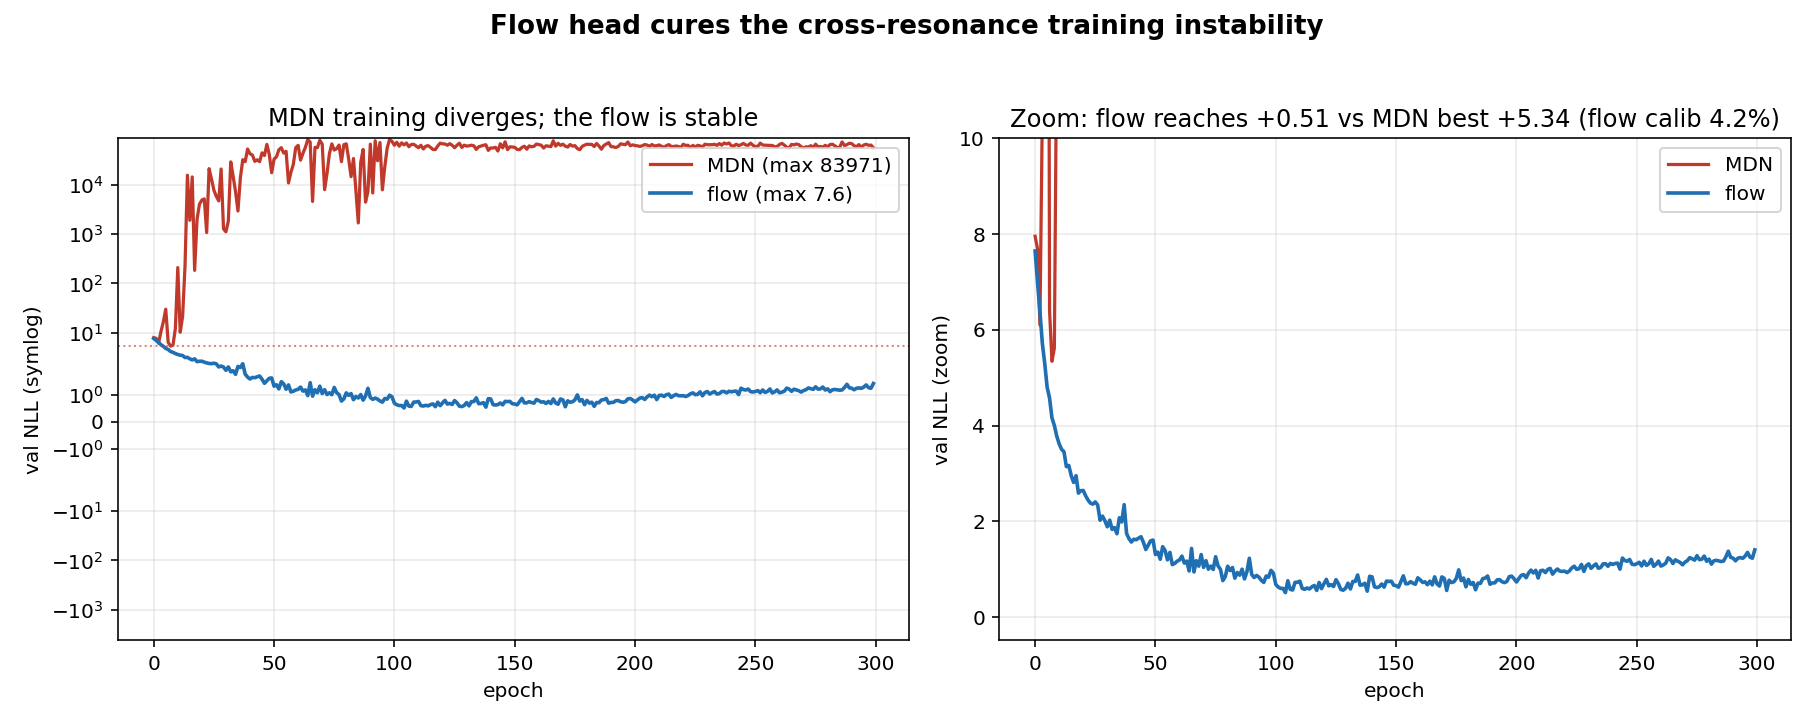

This chart was generated by the following Python code:
"""
Flow head: swap the MDN for a normalizing flow (neural spline flow, zuko) on the cross-resonance
regime where the MDN training is UNSTABLE (val NLL diverges; only early-stopping saves it, see
train_jaxttv_resonance.py). The claim to test: a flow trains STABLY there and reaches comparable
or better informativeness, while staying calibrated. Same data, same conditioning (60-D O-C +
ratio), same standardization, so val NLL is directly comparable.

Writes flow_head.png (MDN vs flow training curves + flow calibration) + json.
"""
import json, numpy as np, torch
import matplotlib; matplotlib.use("Agg")
import matplotlib.pyplot as plt
import zuko
from model import MDN

SEED = 0
NOISE_MIN = 0.5
EPOCHS, BATCH, LR = 300, 256, 1e-3
DEVICE = "cuda" if torch.cuda.is_available() else "cpu"
LEVELS = [0.5, 0.68, 0.9, 0.95]
NAMES = ["m1", "m2", "h1", "k1", "h2", "k2"]

tr = np.load("jaxttv_res_train.npz"); va = np.load("jaxttv_res_val.npz"); te = np.load("jaxttv_res_test.npz")
Xtr = np.concatenate([tr["feats"], tr["ratio"][:, None]], 1); th_tr = tr["theta"]
Xva = np.concatenate([va["feats"], va["ratio"][:, None]], 1); th_va = va["theta"]
Xte = np.concatenate([te["feats"], te["ratio"][:, None]], 1); th_te = te["theta"]
IN = Xtr.shape[1]
NOISE = np.zeros(IN); NOISE[:60] = NOISE_MIN

f_mean, f_std = Xtr.mean(0), Xtr.std(0) + 1e-8
th_mean, th_std = th_tr.mean(0), th_tr.std(0) + 1e-8
rng = np.random.default_rng(SEED + 99)


def prep(X, th):
    x = (X + rng.normal(0, 1, X.shape) * NOISE - f_mean) / f_std
    y = (th - th_mean) / th_std
    return (torch.tensor(x, dtype=torch.float32).to(DEVICE),
            torch.tensor(y, dtype=torch.float32).to(DEVICE))


Xv, Yv = prep(Xva, th_va)


def train_mdn():
    torch.manual_seed(SEED)
    net = MDN(in_dim=IN, theta_dim=6).to(DEVICE)
    opt = torch.optim.Adam(net.parameters(), lr=LR)
    sched = torch.optim.lr_scheduler.StepLR(opt, step_size=100, gamma=0.5)
    curve, best = [], np.inf
    for ep in range(EPOCHS):
        net.train(); Xt, Yt = prep(Xtr, th_tr); perm = torch.randperm(len(Xt)); Xt, Yt = Xt[perm], Yt[perm]
        for i in range(0, len(Xt), BATCH):
            opt.zero_grad(); loss = net.nll(Xt[i:i+BATCH], Yt[i:i+BATCH]); loss.backward()
            torch.nn.utils.clip_grad_norm_(net.parameters(), 5.0); opt.step()
        sched.step(); net.eval()
        with torch.no_grad():
            v = net.nll(Xv, Yv).item()
        curve.append(v); best = min(best, v)
    return np.array(curve), best


def train_flow():
    torch.manual_seed(SEED)
    flow = zuko.flows.NSF(features=6, context=IN, transforms=5, hidden_features=(128, 128)).to(DEVICE)
    opt = torch.optim.Adam(flow.parameters(), lr=LR)
    sched = torch.optim.lr_scheduler.StepLR(opt, step_size=100, gamma=0.5)
    curve, best, best_state = [], np.inf, None
    for ep in range(EPOCHS):
        flow.train(); Xt, Yt = prep(Xtr, th_tr); perm = torch.randperm(len(Xt)); Xt, Yt = Xt[perm], Yt[perm]
        for i in range(0, len(Xt), BATCH):
            opt.zero_grad()
            loss = -flow(Xt[i:i+BATCH]).log_prob(Yt[i:i+BATCH]).mean(); loss.backward()
            torch.nn.utils.clip_grad_norm_(flow.parameters(), 5.0); opt.step()
        sched.step(); flow.eval()
        with torch.no_grad():
            v = -flow(Xv).log_prob(Yv).mean().item()
        curve.append(v)
        if v < best:
            best, best_state = v, {k: t.clone() for k, t in flow.state_dict().items()}
    flow.load_state_dict(best_state)
    return np.array(curve), best, flow


def flow_calibration(flow):
    tn = np.random.default_rng(7)
    Xo = Xte + tn.normal(0, 1, Xte.shape) * NOISE
    ctx = torch.tensor((Xo - f_mean) / f_std, dtype=torch.float32, device=DEVICE)
    samp = np.empty((len(Xte), 500, 6), dtype=np.float32)
    flow.eval()
    with torch.no_grad():
        for i in range(0, len(ctx), 1000):
            s = flow(ctx[i:i+1000]).sample((500,)).cpu().numpy()      # (500, B, 6)
            samp[i:i+1000] = np.transpose(s, (1, 0, 2)) * th_std + th_mean
    errs = []
    for lv in LEVELS:
        lo, hi = (1-lv)/2*100, (1+lv)/2*100
        c = np.mean([np.mean((th_te[:, dd] >= np.percentile(samp[:, :, dd], lo, 1)) &
                             (th_te[:, dd] <= np.percentile(samp[:, :, dd], hi, 1))) for dd in range(6)])
        errs.append(abs(c - lv))
    return float(np.mean(errs))


print(f"Device: {DEVICE}. Flow head vs MDN on the cross-resonance regime (in_dim {IN}).")
mdn_curve, mdn_best = train_mdn()
print(f"  MDN : best val NLL {mdn_best:+.2f} | MAX val NLL {mdn_curve.max():+.1f} (divergence) | "
      f"final {mdn_curve[-1]:+.1f}")
flow_curve, flow_best, flow = train_flow()
print(f"  Flow: best val NLL {flow_best:+.2f} | MAX val NLL {flow_curve.max():+.1f} | "
      f"final {flow_curve[-1]:+.2f}")
fcal = flow_calibration(flow)
print(f"  Flow calibration (coverage error): {fcal*100:.1f}%")
print(f"\n  MDN val-NLL swing (max-min) = {mdn_curve.max()-mdn_curve.min():.0f} nats (unstable)")
print(f"  Flow val-NLL swing (max-min) = {flow_curve.max()-flow_curve.min():.2f} nats (stable)")

fig, (ax1, ax2) = plt.subplots(1, 2, figsize=(12.5, 5.0))
ax1.plot(mdn_curve, color="#c0392b", lw=1.6, label=f"MDN (max {mdn_curve.max():.0f})")
ax1.plot(flow_curve, color="#1f6fb2", lw=1.8, label=f"flow (max {flow_curve.max():.1f})")
ax1.axhline(mdn_best, color="#c0392b", ls=":", lw=1, alpha=0.6)
ax1.set_yscale("symlog"); ax1.set_xlabel("epoch"); ax1.set_ylabel("val NLL (symlog)")
ax1.set_title("MDN training diverges; the flow is stable"); ax1.legend(); ax1.grid(alpha=0.25)
ax2.plot(mdn_curve, color="#c0392b", lw=1.6, label="MDN")
ax2.plot(flow_curve, color="#1f6fb2", lw=1.8, label="flow")
ax2.set_ylim(min(flow_curve.min(), mdn_best) - 1, 10)
ax2.set_xlabel("epoch"); ax2.set_ylabel("val NLL (zoom)")
ax2.set_title(f"Zoom: flow reaches {flow_best:+.2f} vs MDN best {mdn_best:+.2f} (flow calib {fcal*100:.1f}%)")
ax2.legend(); ax2.grid(alpha=0.25)
fig.suptitle("Flow head cures the cross-resonance training instability", fontsize=13, fontweight="bold")
fig.tight_layout(rect=[0, 0, 1, 0.95]); fig.savefig("flow_head.png", dpi=145)
print("wrote flow_head.png")

json.dump({"mdn_best": round(float(mdn_best), 3), "mdn_max": round(float(mdn_curve.max()), 1),
           "mdn_swing": round(float(mdn_curve.max()-mdn_curve.min()), 1),
           "flow_best": round(float(flow_best), 3), "flow_max": round(float(flow_curve.max()), 3),
           "flow_swing": round(float(flow_curve.max()-flow_curve.min()), 3),
           "flow_calib_error": round(fcal, 4)},
          open("_flow_head.json", "w"), indent=2)
print("wrote _flow_head.json")
